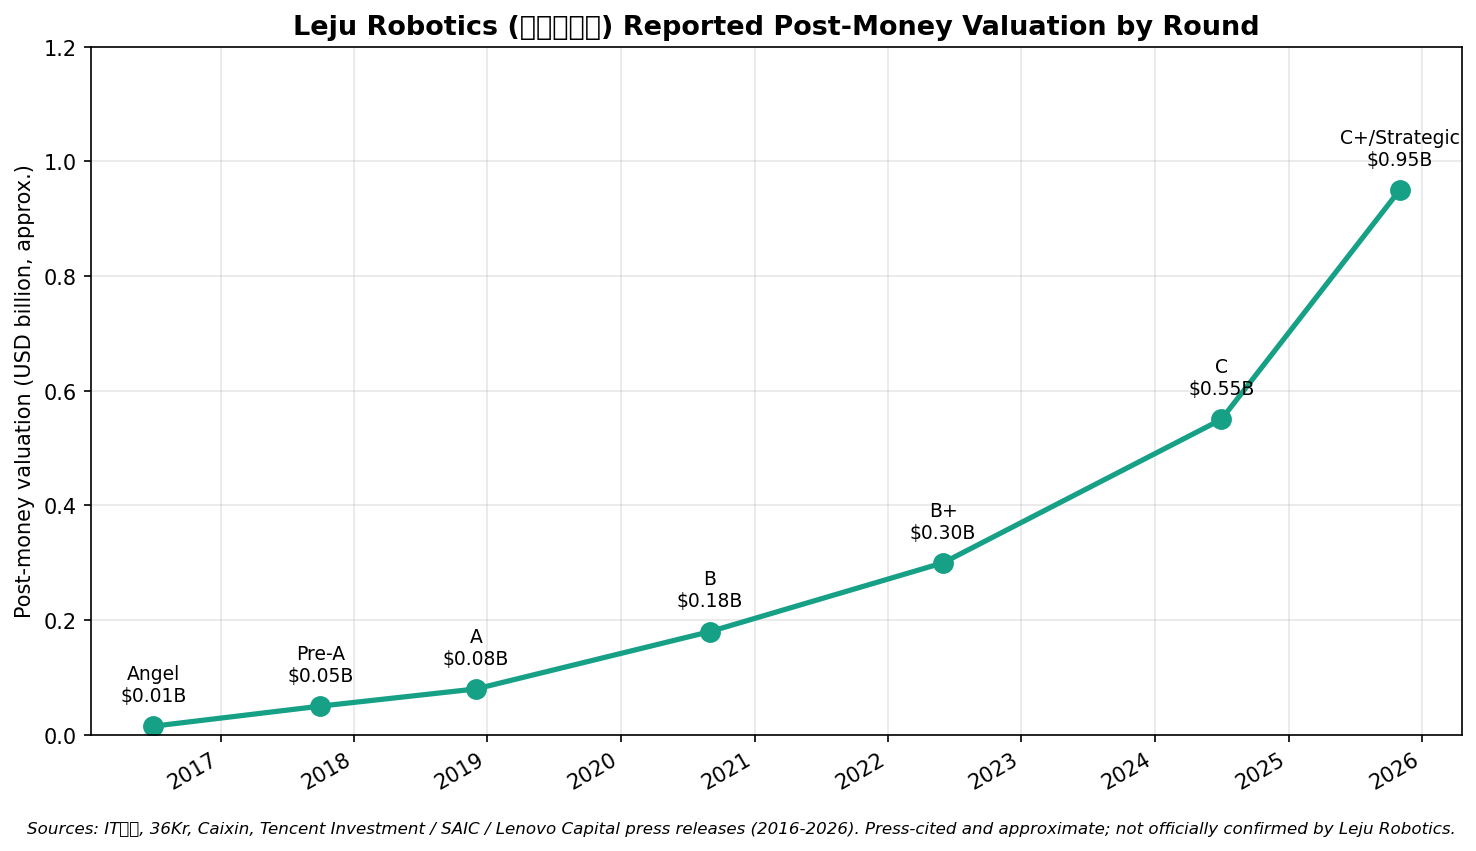

Here is the Python script that generated this plot:
"""Leju Robotics (乐聚机器人) disclosed funding-round valuations.

Values are press-reported / IT桔子 approximations; not officially confirmed by the company.
Leju was founded 2016 in Harbin / Shenzhen out of the HIT (Harbin Institute of Technology)
humanoid robotics group; investors include Tencent, BYD, Lenovo, SAIC, China Mobile and
Harbin / Shenzhen state-linked vehicles. Reported pre-IPO mark in late 2025 placed the
company at roughly RMB 6-7B (~USD 850M-1.0B).
"""
import matplotlib.pyplot as plt
import matplotlib.dates as mdates
from datetime import datetime

rounds = [
    ("Angel",        datetime(2016,  7, 1), 0.015),  # ~RMB 10s of M
    ("Pre-A",        datetime(2017, 10, 1), 0.05),
    ("A",            datetime(2018, 12, 1), 0.08),
    ("B",            datetime(2020,  9, 1), 0.18),
    ("B+",           datetime(2022,  6, 1), 0.30),
    ("C",            datetime(2024,  7, 1), 0.55),   # Tencent / SAIC / Lenovo participation
    ("C+/Strategic", datetime(2025, 11, 1), 0.95),   # press-reported pre-IPO mark
]

dates = [r[1] for r in rounds]
vals = [r[2] for r in rounds]
labels = [r[0] for r in rounds]

fig, ax = plt.subplots(figsize=(10, 5.5))
ax.plot(dates, vals, marker="o", linewidth=2.5, color="#16a085", markersize=9)
for d, v, lab in zip(dates, vals, labels):
    ax.annotate(f"{lab}\n${v:.2f}B", (d, v),
                textcoords="offset points", xytext=(0, 12),
                ha="center", fontsize=9)

ax.set_title("Leju Robotics (乐聚机器人) Reported Post-Money Valuation by Round",
             fontsize=13, fontweight="bold")
ax.set_ylabel("Post-money valuation (USD billion, approx.)")
ax.set_ylim(0, 1.2)
ax.grid(True, alpha=0.3)
ax.xaxis.set_major_locator(mdates.YearLocator())
ax.xaxis.set_major_formatter(mdates.DateFormatter("%Y"))
fig.autofmt_xdate()

fig.text(0.5, -0.02,
         "Sources: IT桔子, 36Kr, Caixin, Tencent Investment / SAIC / Lenovo Capital press releases (2016-2026). "
         "Press-cited and approximate; not officially confirmed by Leju Robotics.",
         ha="center", fontsize=8, style="italic")

plt.tight_layout()
plt.savefig("/Users/x/projects/financial_agent/reports/charts/leju_funding_trajectory.png",
            dpi=150, bbox_inches="tight")
print("saved")
